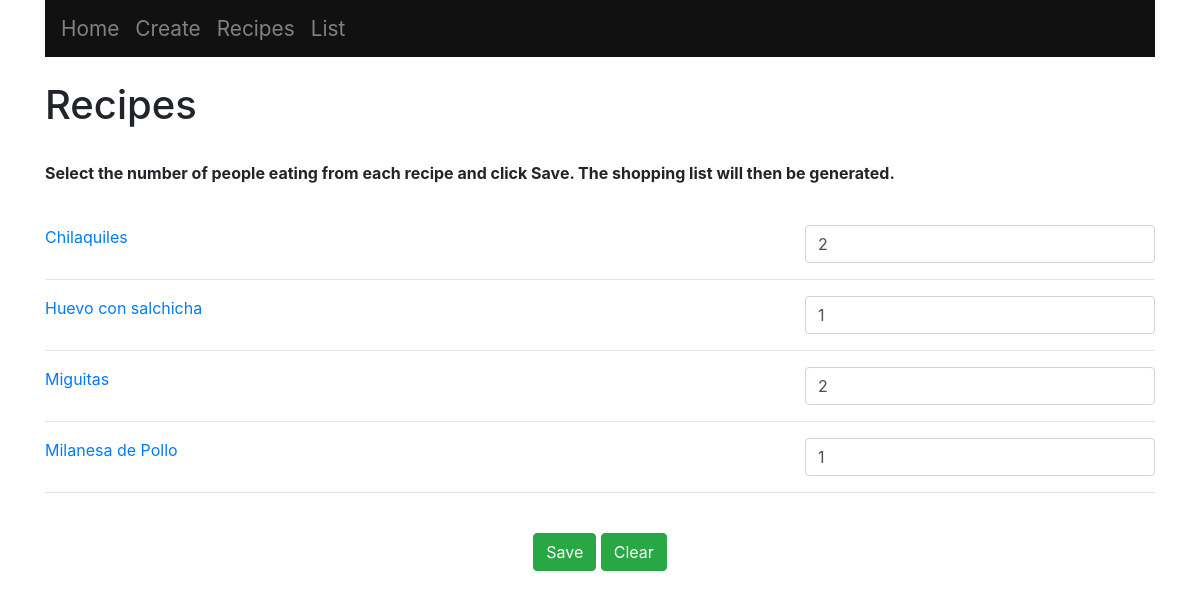
Before: /recipes/ with the older database file.
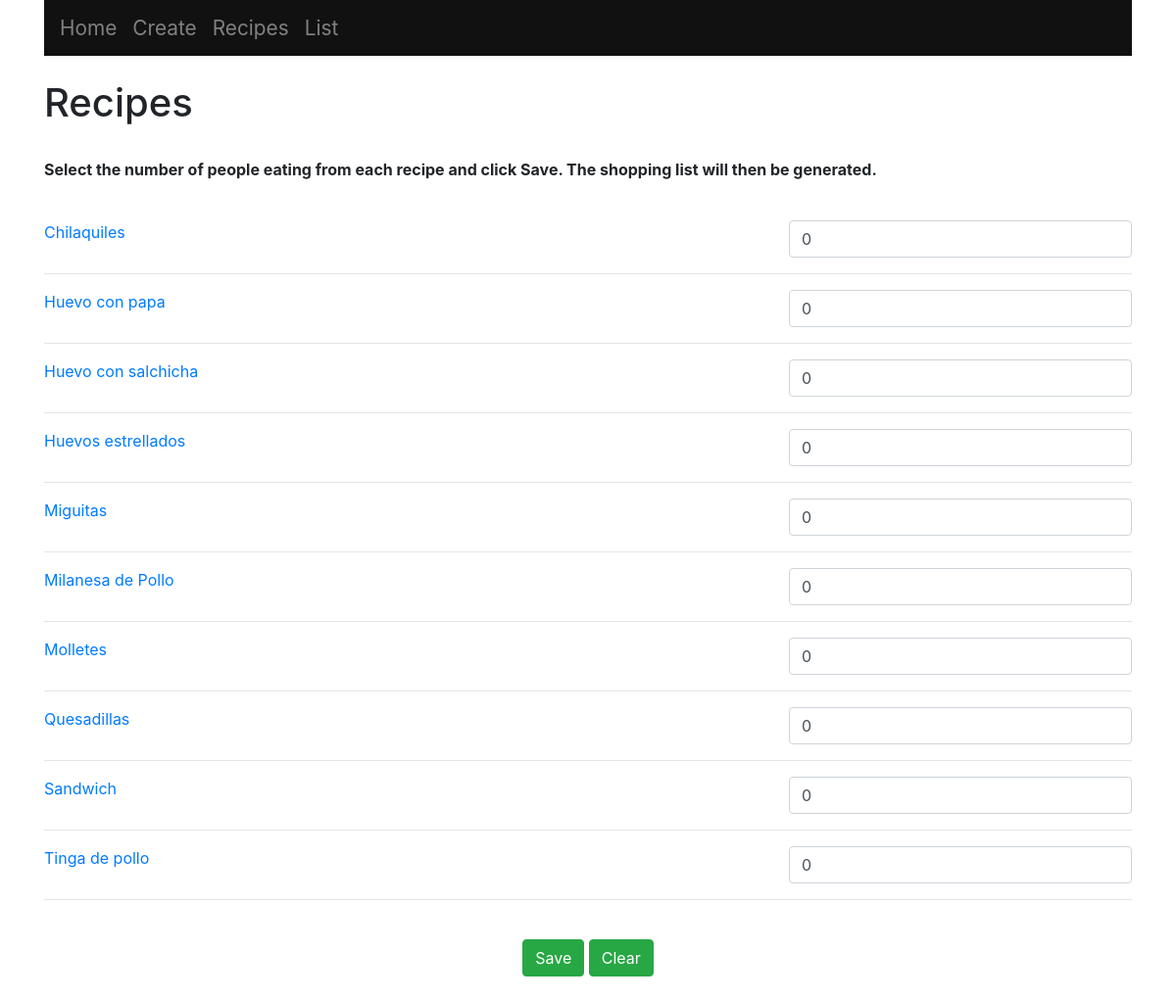
After: the same page with the newer database file.
### main/models.py (models this page shows, shortened)
class Recipe(models.Model):
	name = models.CharField(max_length = 200)
	quantity = models.IntegerField()

### main/views.py (the view, shortened to what this page needs)
# urls.py: path("recipes/", views.recipes, name = "recipes"),
def recipes(response):
	rl = Recipe.objects.order_by('name')	#Display in alphabetical order
	return render(response, "main/recipes.html", {"rl":rl})

### main/templates/main/recipes.html (shortened to what this page needs)
{% extends "main/base.html" %}
{% block content %}
	<h1>Recipes</h1>
	<br>
	<div class="text-justify">
		<p><b>Select the number of people eating from each recipe and click Save. The shopping list will then be generated.</b></p>
	</div>
	<br>
	<form method="post", action="#">
		{% for recipe in rl %}
			<div class="row">
				<div class="col">
					<div class="recipes">
						<a href="/{{recipe.id}}">{{recipe.name}}</a>
					</div>
				</div>
				<div class="col-4">
					<input type="number" value={{recipe.quantity}} name="{{recipe.id}}", class="form-control", min="0">
				</div>
			</div>
			<hr>
		{% endfor %}
		<br>
		<div class="row">
			<div class="col-sm-12 text-center">
				<button type="submit", name="save_recipes", value="save_recipes", class="btn btn-success">Save</button>
				<button type="submit", name="clear_recipes", value="clear_recipes", class="btn btn-success">Clear</button>
			</div>
		</div>
	</form>
{% endblock %}

### main/templates/main/base.html (shortened to what this page needs)
<!doctype html>
<html>
<head>
	<link rel="stylesheet" href="https://stackpath.bootstrapcdn.com/bootstrap/4.4.1/css/bootstrap.min.css">
	<link rel="stylesheet" href="https://cdnjs.cloudflare.com/ajax/libs/font-awesome/4.7.0/css/font-awesome.min.css">
</head>
<body>
	<div class="container">
		<nav class="navbar navbar-expand-lg">
			<a class="navbar-brand" href="/">Home</a>
			<a class="navbar-brand" href="/create">Create</a>
			<a class="navbar-brand" href="/recipes">Recipes</a>
			<a class="navbar-brand" href="/shoppinglist">List</a>
		</nav>
		<br>
		{% block content %}
		{% endblock %}
		<div id = "content", name = "content", class="main">
			<div class="row justify-content-center">
				<div class="col-8">
					<br>
				</div>
			</div>
		</div>
	</div>
</body>
</html>

### main/templates/main/base.html (style rules this page uses)
.navbar { height:100%; width:100%; background-color:#111; overflow-x:hidden; padding-top:20px; }
.navbar a { font-size: 1.3rem; text-align: center; text-decoration: none; color: #818181; display: :block; }
.recipes { align-content: center; }
.recipes a { text-align: center; }

Changed rows visible on the page:
changed Recipe "Chilaquiles": quantity "2" → "0"
added Recipe: name "Huevo con papa", quantity "0"
changed Recipe "Huevo con salchicha": quantity "1" → "0"
added Recipe: name "Huevos estrellados", quantity "0"
changed Recipe "Miguitas": quantity "2" → "0"
changed Recipe "Milanesa de Pollo": quantity "1" → "0"
added Recipe: name "Molletes", quantity "0"
added Recipe: name "Quesadillas", quantity "0"
added Recipe: name "Sandwich", quantity "0"
added Recipe: name "Tinga de pollo", quantity "0"
